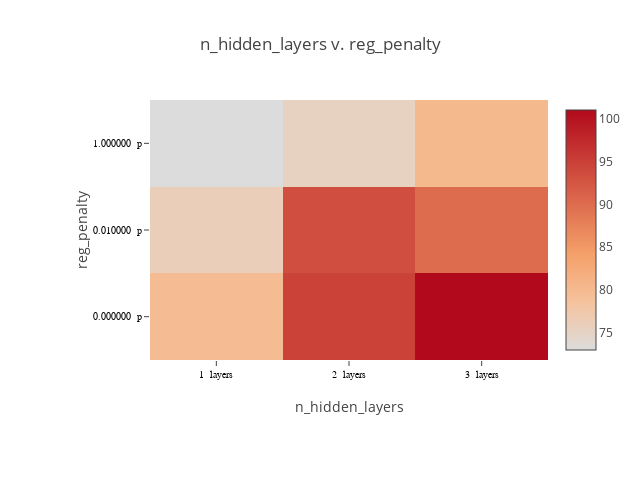

Notebook code for this chart:
### Code cell
plot_matrix(lossframe, "n_hidden_layers", "reg_penalty", x_suffix=" layers", y_suffix=" p")

### Figure 1 — Plotly figure (JSON) as saved in the notebook; plotly's stock layout.template omitted (floating-point values rounded to 4 significant figures)
{"data": [{"colorscale": [[0, "rgb(0,0,255)", [1, "rgb(255,0,0)"]]], "type": "heatmap", "x": ["1  layers", "2  layers", "3  layers"], "y": ["0.000000  p", "0.010000  p", "1.000000  p"], "z": [[79.73, 94.8, 101.1], [76.05, 93.46, 90.14], [72.98, 75.43, 80.21]]}], "layout": {"height": 480, "margin": {"b": 120, "l": 150, "r": 30, "t": 100}, "title": "n_hidden_layers v. reg_penalty", "width": 640, "xaxis": {"tickfont": {"color": "black", "family": "Arial, sans-serif", "size": 10}, "title": "n_hidden_layers"}, "yaxis": {"tickfont": {"color": "black", "family": "Arial, sans-serif", "size": 10}, "title": "reg_penalty"}}}
